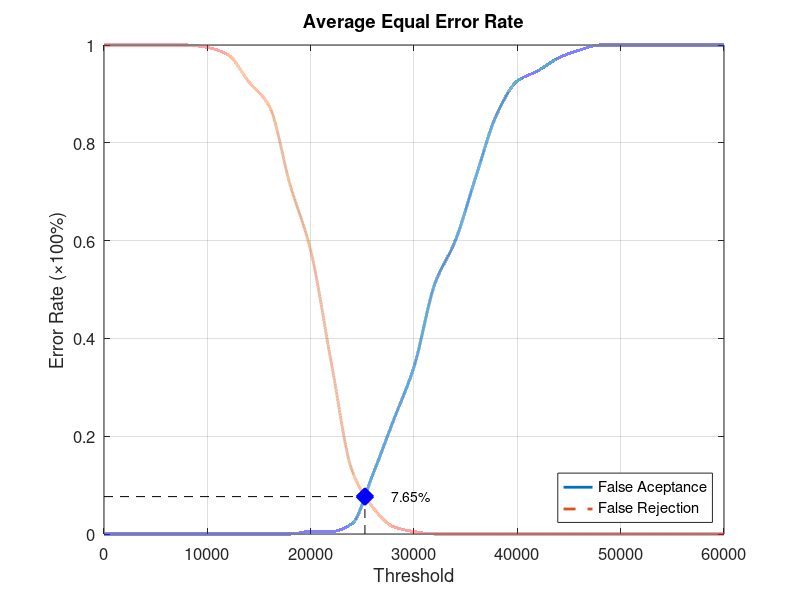
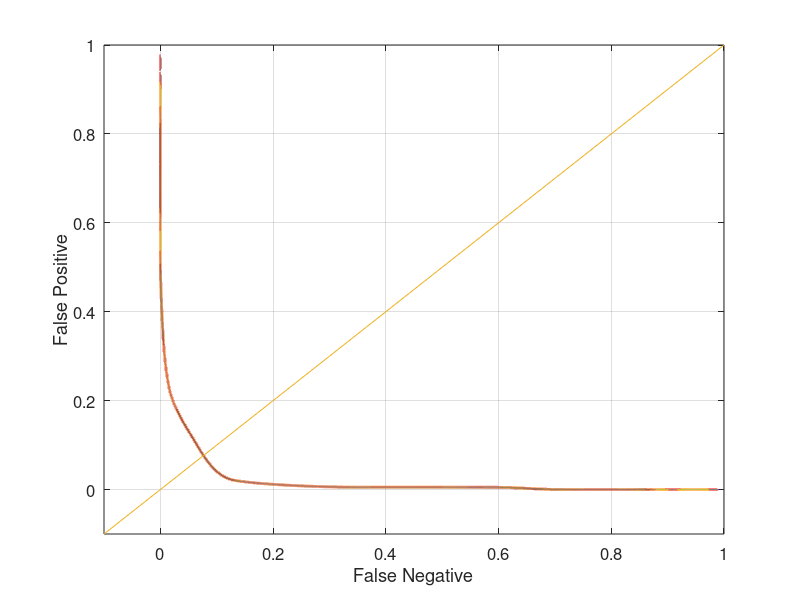

Reproduce these figures in MATLAB, in order.
function yEER = Database1_2
close all;
clear;
clc;
x = 0:2000:60000;
xq = 0:0.5:60000;

y0 = [0 0 0 0 0 0 0 0 0 0 0.00526316 0.00526316 0.0210526 0.121053 0.231579 0.342105 0.510526 0.6 0.731579 0.857895 0.926316 0.947368 0.973684 0.989474 1 1 1 1 1 1 1];
yy0 = interp1(x, y0, xq, 'pchip');
y1 = [1 1 1 1 1 0.995 0.98 0.925 0.875 0.715 0.58 0.35 0.13 0.055 0.015 0.005 0 0 0 0 0 0 0 0 0 0 0 0 0 0 0];
yy1 = interp1(x, y1, xq, 'pchip');

% Calculating EER: 
y2 = abs(y0 - y1);
find(y2 == min(y2))
yy2 = abs(yy0 - yy1);
xEER = find(yy2 == min(yy2));
xEERIndex = xq(xEER) % X-axis EER
yEER = yy0(xEER) % Y-axis EER

main = figure
plot(xq, yy0,'-','LineWidth', 2);	hold on
plot(xq, yy1,'--','LineWidth', 2);	hold on
plot([xEERIndex xEERIndex], [0 yEER], 'k--');	hold on
plot([0 xEERIndex], [yEER yEER], 'k--');	hold on
plot(xEERIndex, yEER, 'bx', 'LineWidth', 10);	hold on
text(xEERIndex + 10 * xEERIndex / 100, yEER, [num2str(round((10000 * yEER)) / 100) '%'])
legend('False Aceptance', 'False Rejection', 'Location', 'SouthEast')
xlabel('Threshold')
ylabel('Error Rate (\times100%)')
title('Average Equal Error Rate')
set(gca, 'FontSize', 12)
axis([0 60000 0 1])
grid on

print(main, 'Database1_2Main', '-dpng');
FNRxFPR = figure('Color', [1 1 1]);
plot(yy1, yy0, '-', yy1, yy0, 'LineWidth', 2);
hold on
y = -0.1:0.1:1
plot(y, y); 
set(gca, 'FontSize', 12)
xlabel('False Negative')
ylabel('False Positive')
axis([-0.1 1 -0.1 1])
set(gca, 'FontSize', 12)
grid on

print(FNRxFPR, 'Database1_2FNRxFPR','-dpng');
end
